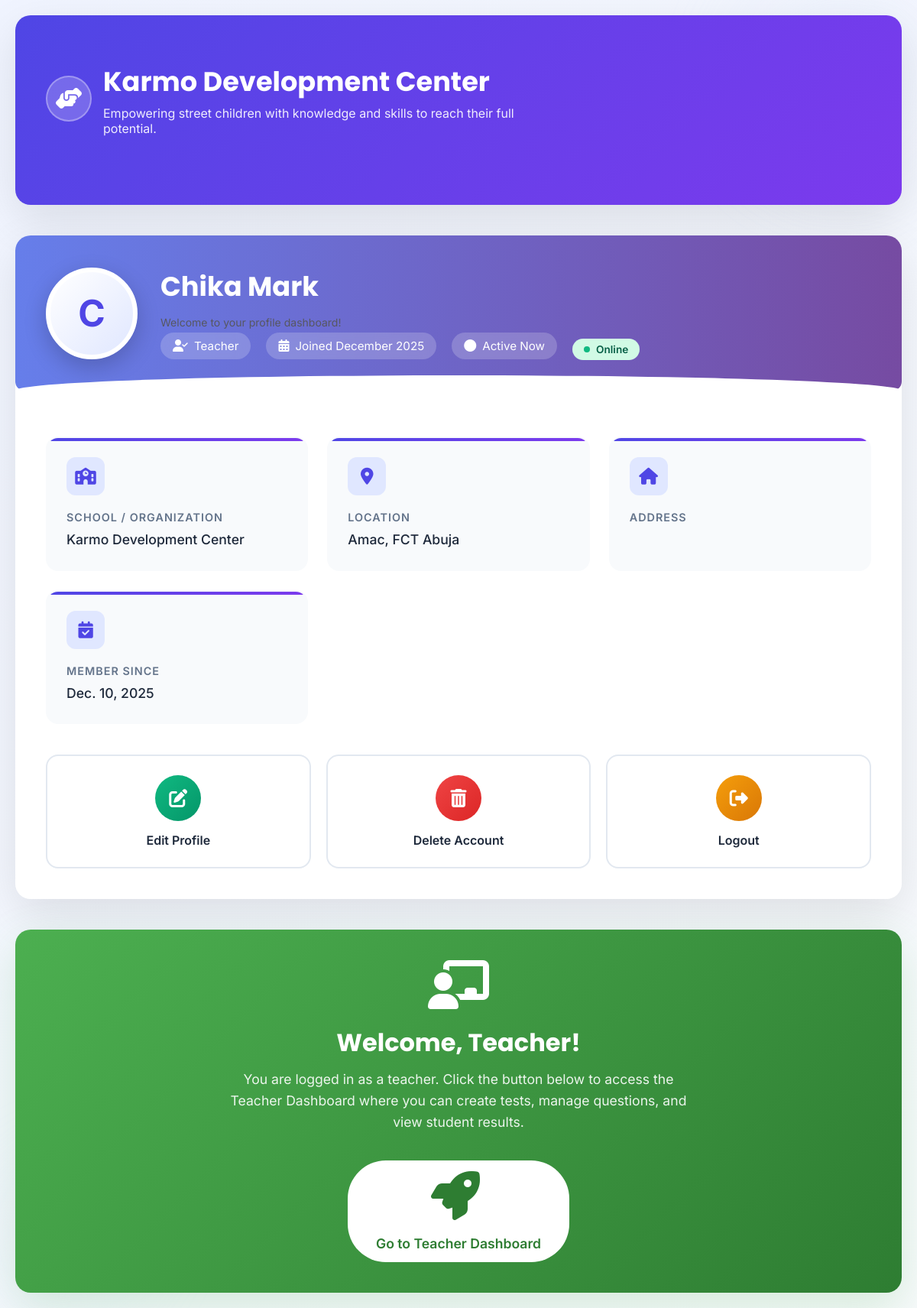
/profile/ (signed in), run on the app's committed database.
### users/models.py (models this page shows)
class Profile(models.Model):
  id = models.UUIDField(primary_key=True, default=uuid.uuid4, editable=False)
  user = models.ForeignKey("User", on_delete=models.CASCADE)
  name = models.CharField(max_length=230)
  name_of_School = models.CharField(max_length=230, default="Karmo Development Center")
  state = models.CharField(max_length=230, default="FCT Abuja")
  city = models.CharField(max_length=230, default="Amac")
  address = models.CharField(max_length=230)
  bio = models.TextField()
  role = models.CharField(max_length=230, null=True, blank=True)
  date_added = models.DateField(auto_now=True)

### users/views.py (the view)
# urls.py: path("profile/", views.profile, name="profile"),
@login_required
def profile(request):
  try:
    profile = models.Profile.objects.get(user=request.user)
  except models.Profile.DoesNotExist:
    profile = None
  return render(request, "profile.html", {"profile": profile})

### templates/profile.html (shortened to what this page needs)
{% load static %}
<!DOCTYPE html>
<html lang="en">
  <head>
    <link rel="stylesheet" href="{% static 'css/profile.css' %}" />
    <link
      rel="stylesheet"
      href="https://cdnjs.cloudflare.com/ajax/libs/font-awesome/6.4.0/css/all.min.css"
    />
  </head>
  <body>
    <div class="bg-effects">
      <div class="effect-circle circle-1"></div>
      <div class="effect-circle circle-2"></div>
    </div>
    <div class="main-container">
      <div class="header-banner">
        <div class="org-logo">
          <div class="org-logo-icon">
            <i class="fas fa-hands-helping"></i>
          </div>
          <div class="org-name">
            <h1>Karmo Development Center</h1>
            <p>
              Empowering street children with knowledge and skills to reach
              their full potential.
            </p>
          </div>
        </div>
      </div>
      <div class="profile-card">
        <div class="profile-header">
          <div class="profile-avatar">{{ profile.name|first|upper }}</div>
          <div class="profile-info">
            <h2>{{ profile.name }}</h2>
            <p class="profile-bio">
              {{ profile.bio|default:"Welcome to your profile dashboard!" }}
            </p>
            <div class="profile-meta">
              <div class="meta-item">
                <i class="fas fa-user-check"></i>
                <span>{{ profile.role|title }}</span>
              </div>
              <div class="meta-item">
                <i class="fas fa-calendar-alt"></i>
                <span>Joined {{ profile.date_added|date:"F Y" }}</span>
              </div>
              <div class="meta-item">
                <i class="fas fa-circle"></i>
                <span>Active Now</span>
              </div>
            </div>
          </div>
        </div>
        <div class="profile-details">
          <div class="detail-card">
            <div class="detail-icon">
              <i class="fas fa-school"></i>
            </div>
            <div class="detail-content">
              <h3>School / Organization</h3>
              <p>{{ profile.name_of_School }}</p>
            </div>
          </div>
          <div class="detail-card">
            <div class="detail-icon">
              <i class="fas fa-map-marker-alt"></i>
            </div>
            <div class="detail-content">
              <h3>Location</h3>
              <p>{{ profile.city }}, {{ profile.state }}</p>
            </div>
          </div>
          <div class="detail-card">
            <div class="detail-icon">
              <i class="fas fa-home"></i>
            </div>
            <div class="detail-content">
              <h3>Address</h3>
            </div>
          </div>
          <div class="detail-card">
            <div class="detail-icon">
              <i class="fas fa-calendar-check"></i>
            </div>
            <div class="detail-content">
              <h3>Member Since</h3>
              <p>{{ profile.date_added }}</p>
            </div>
          </div>
        </div>
        <div class="action-section">
          <div class="action-grid">
            <a href="{% url 'edit_profile' %}" class="action-btn">
              <i class="fas fa-edit"></i>
              <span>Edit Profile</span>
            </a>
            <a href="{% url 'delete' %}" class="action-btn">
              <i class="fas fa-trash-alt"></i>
              <span>Delete Account</span>
            </a>
            <a href="{% url 'logout' %}" class="action-btn">
              <i class="fas fa-sign-out-alt"></i>
              <span>Logout</span>
            </a>
          </div>
        </div>
      </div>
      {% if profile.role == "teacher" %}
      <div class="teacher-dashboard-section">
        <div class="teacher-dashboard-content">
          <i class="fas fa-chalkboard-teacher"></i>
          <h3>Welcome, Teacher!</h3>
          <p>
            You are logged in as a teacher. Click the button below to access the
            Teacher Dashboard where you can create tests, manage questions, and
            view student results.
          </p>
          <a href="{% url 'teacher_dashboard' %}" class="teacher-btn">
            <i class="fas fa-rocket" style="margin-right: 8px"></i>
            Go to Teacher Dashboard
          </a>
        </div>
      </div>
      {% endif %}
    </div>
  </body>
</html>

### static/css/profile.css (style rules this page uses)
body { background-color: #fafafa; font-family: Arial, sans-serif; margin: 0; padding: 0; }
.profile-header { display: flex; align-items: center; gap: 15px; padding: 20px; background: white; border-radius: 12px; }
.profile-header p { margin: 5px 0 0; font-size: 14px; color: #555; }
.profile-details { margin-top: 20px; background: white; padding: 20px; border-radius: 12px; }
@media (min-width: 600px) { .profile-header { padding: 25px; } }
@media (min-width: 600px) { .profile-details { padding: 25px; } }

### data on the page
Profile: name|first "C", name "Chika Mark", bio "Welcome to your profile dashboard!", role "Teacher", date_added "December 2025", name_of_School "Karmo Development Center", city "Amac", state "FCT Abuja", date_added "Dec. 10, 2025"
